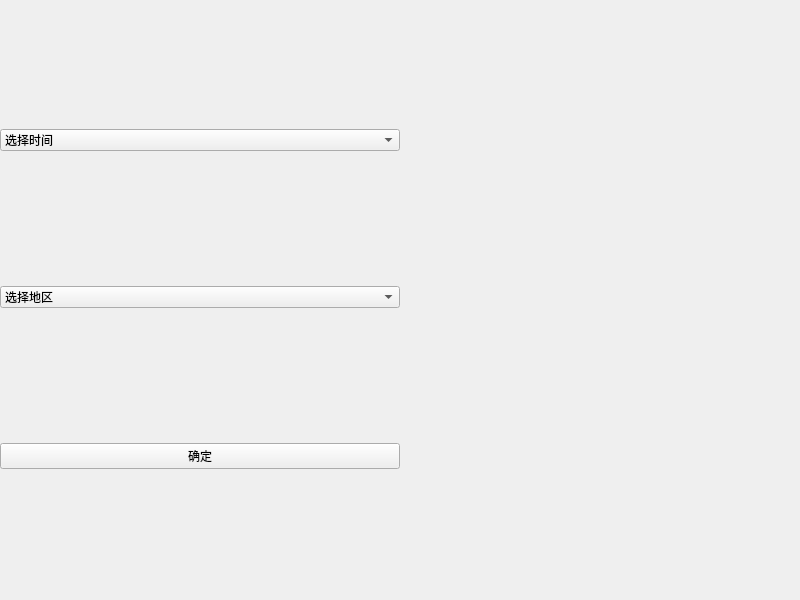
<?xml version="1.0" encoding="UTF-8"?>
<ui version="4.0">
 <class>main</class>
 <widget class="QWidget" name="main">
  <property name="geometry">
   <rect>
    <x>0</x>
    <y>0</y>
    <width>800</width>
    <height>600</height>
   </rect>
  </property>
  <property name="sizePolicy">
   <sizepolicy hsizetype="Expanding" vsizetype="Expanding">
    <horstretch>0</horstretch>
    <verstretch>0</verstretch>
   </sizepolicy>
  </property>
  <property name="windowTitle">
   <string>main_ui</string>
  </property>
  <property name="layoutDirection">
   <enum>Qt::LeftToRight</enum>
  </property>
  <property name="autoFillBackground">
   <bool>false</bool>
  </property>
  <property name="styleSheet">
   <string notr="true"/>
  </property>
  <widget class="QLabel" name="bg_img">
   <property name="enabled">
    <bool>true</bool>
   </property>
   <property name="geometry">
    <rect>
     <x>0</x>
     <y>0</y>
     <width>800</width>
     <height>600</height>
    </rect>
   </property>
   <property name="sizePolicy">
    <sizepolicy hsizetype="Expanding" vsizetype="Expanding">
     <horstretch>0</horstretch>
     <verstretch>0</verstretch>
    </sizepolicy>
   </property>
   <property name="text">
    <string/>
   </property>
   <property name="pixmap">
    <pixmap resource="main.qrc">:/bg.jpg</pixmap>
   </property>
   <property name="scaledContents">
    <bool>true</bool>
   </property>
   <property name="alignment">
    <set>Qt::AlignCenter</set>
   </property>
  </widget>
  <widget class="QWidget" name="ctrl_widgets" native="true">
   <property name="geometry">
    <rect>
     <x>0</x>
     <y>0</y>
     <width>400</width>
     <height>600</height>
    </rect>
   </property>
   <layout class="QVBoxLayout" name="verticalLayout">
    <item>
     <widget class="QComboBox" name="time_select">
      <property name="sizePolicy">
       <sizepolicy hsizetype="Expanding" vsizetype="Fixed">
        <horstretch>0</horstretch>
        <verstretch>0</verstretch>
       </sizepolicy>
      </property>
      <property name="autoFillBackground">
       <bool>true</bool>
      </property>
      <item>
       <property name="text">
        <string>选择时间</string>
       </property>
      </item>
      <item>
       <property name="text">
        <string>time1</string>
       </property>
      </item>
      <item>
       <property name="text">
        <string>time2</string>
       </property>
      </item>
      <item>
       <property name="text">
        <string>time3</string>
       </property>
      </item>
     </widget>
    </item>
    <item>
     <widget class="QComboBox" name="area_select">
      <property name="sizePolicy">
       <sizepolicy hsizetype="Expanding" vsizetype="Fixed">
        <horstretch>0</horstretch>
        <verstretch>0</verstretch>
       </sizepolicy>
      </property>
      <property name="autoFillBackground">
       <bool>true</bool>
      </property>
      <item>
       <property name="text">
        <string>选择地区</string>
       </property>
      </item>
      <item>
       <property name="text">
        <string>地区1</string>
       </property>
      </item>
      <item>
       <property name="text">
        <string>地区2</string>
       </property>
      </item>
      <item>
       <property name="text">
        <string>地区3</string>
       </property>
      </item>
     </widget>
    </item>
    <item>
     <widget class="QPushButton" name="push_button">
      <property name="enabled">
       <bool>true</bool>
      </property>
      <property name="sizePolicy">
       <sizepolicy hsizetype="MinimumExpanding" vsizetype="Fixed">
        <horstretch>0</horstretch>
        <verstretch>0</verstretch>
       </sizepolicy>
      </property>
      <property name="autoFillBackground">
       <bool>true</bool>
      </property>
      <property name="text">
       <string>确定</string>
      </property>
     </widget>
    </item>
   </layout>
  </widget>
  <zorder>bg_img</zorder>
  <zorder>layoutWidget</zorder>
  <zorder>ctrl_widgets</zorder>
 </widget>
 <resources>
  <include location="main.qrc"/>
 </resources>
 <connections/>
</ui>
